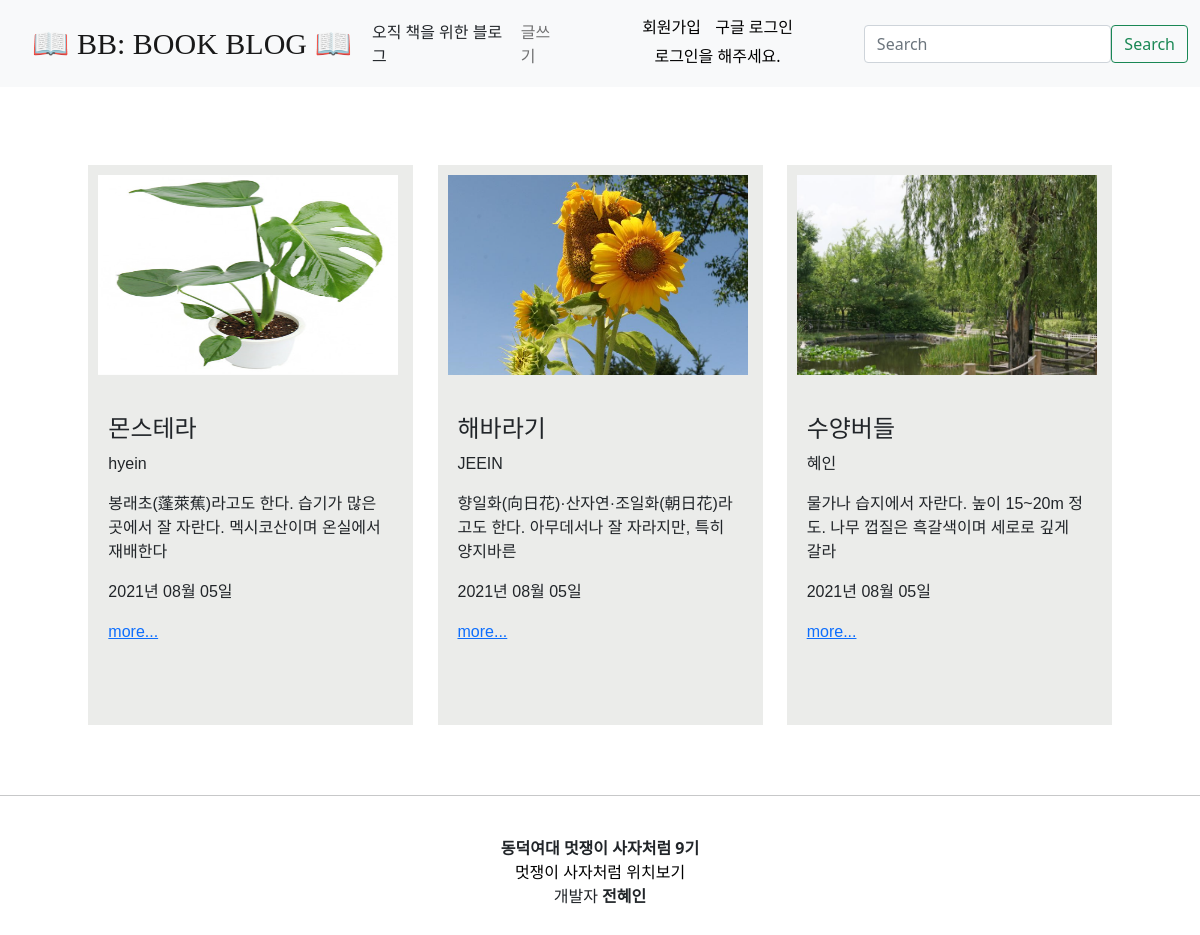
Before: / with the older database file.
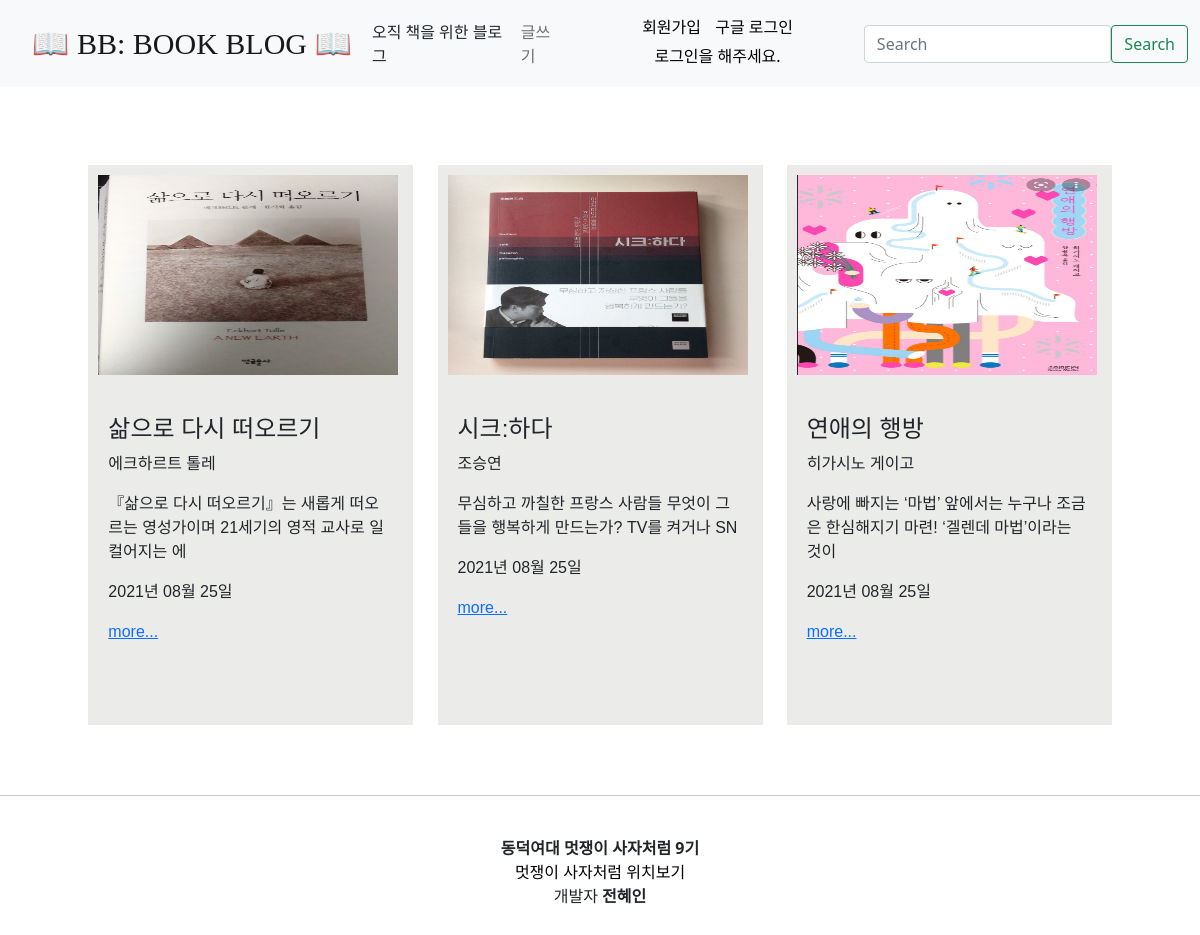
After: the same page with the newer database file.
### crudapp/models.py (models this page shows, shortened)
class Blog(models.Model):
    title = models.CharField(max_length=200)
    writer = models.CharField(max_length=100)
    pub_date = models.DateTimeField('date published')
    body = models.TextField()
    images = models.ImageField(blank=True, upload_to="images", null=True)
    image_thumbnail = ImageSpecField(source = 'images', processors=[ResizeToFill(120,60)], format='JPEG')
    hits = models.PositiveIntegerField(default=0, verbose_name='조회수')
    def summary(self):
        return self.body[:50]

### crudapp/views.py (the view)
# urls.py: 2. Add a URL to urlpatterns:  path('', views.home, name='home')
def home(request):
    blogs = Blog.objects
    return render(request, 'home.html', {'blogs':blogs})

### crudapp/templates/home.html (shortened to what this page needs)
{% extends 'base.html' %}
{% block content %}
<br>
<br>
{% for blog in blogs.all %}
<span class="container2">
    <div class="cards">
      <div class="card-body">
        <div class="img">
          {% if blog.images %}
            <img src="{{blog.image_thumbnail.url}}" width="300" height="200">
          {% else %}
            <img src="/static/cloud.jpg" alt="빈칸" width="300" height="200">
          {% endif %}
        </div>
        <div class="book_body">
          <h4>{{ blog.title }}</h4>
          <p>{{blog.writer}}</p>
          <p>{{ blog.summary }}</p>
          <p>{{ blog.pub_date | date:"Y년 m월 d일" }}</p>
          <a href="{% url 'detail' blog.id %}">more...</a>
        </div>
      </div>
    </div>
</span>
{% endfor %}
{% endblock %}

### myproject/templates/base.html (shortened to what this page needs)
<!DOCTYPE html>
<html lang="en">
<head>
    <link href="https://cdn.jsdelivr.net/npm/bootstrap@5.0.2/dist/css/bootstrap.min.css" rel="stylesheet">
</head>
<body>
    {% load static %}
    {% load socialaccount %}
    <nav class="navbar navbar-expand-lg navbar-light bg-light">
        <div class="container-fluid">
          <a class="navbar-brand" href="{% url 'home' %}">📖 BB: BOOK BLOG 📖</a>
          <span>오직 책을 위한 블로그</span>
          <div class="collapse navbar-collapse" id="navbarSupportedContent">
            <ul class="navbar-nav me-auto mb-2 mb-lg-0">
              <li class="nav-item">
                {% if user.is_authenticated %}
                <a class="nav-link" href="{% url 'new' %}">글쓰기</a>
                {% else %}
                <a class="nav-link" href="#" onclick="authPost()">글쓰기</a>
                {%endif%}
              </li>
            </ul>
            <ul class="account">
              <li class="nav-item2">
                <a class="account-link" href="/accounts/signup">회원가입</a>
              </li>
              <li class="nav-item2">
                {%if user.is_authenticated %}
                <a class="account-link" href="/accounts/logout">로그아웃</a>
              </li>
              <li class="nav-item2">
                <div class="account-link">{{user.username}} 님이 로그인 중</div>
              </li>
              <li class="nav-item2">
                {% else %}
                <a class="account-link" href="{% provider_login_url 'google'%}">구글 로그인</a>
              </li>
              <li class="nav-item2">
                <div class="account-link">로그인을 해주세요.</div>
                {% endif %}
              </li>
            </ul>
            <form class="d-flex" action="{% url 'search' %}" method="post">
                <input class="form-control mr-sm-2" type="search" placeholder="Search" aria-label="Search" name="q" value="{{q}}">
                <button class="btn btn-outline-success my-2 my-sm-0" type="submit">Search</button>
            </form>
          </div>
        </div>
      </nav>
    <div class="container">
        {% block content %}
        {% endblock %}
    </div>
    <footer>
      <br>
      <hr>
      <br>
      <strong>동덕여대 멋쟁이 사자처럼 9기</strong>
      <br>
      <a href="{% url 'api' %}" id="likelion_api">
        멋쟁이 사자처럼 위치보기
      </a>
      <br>
      개발자 <strong>전혜인</strong>
    </footer>
    <br>
    <br>
</body>
</html>

### myproject/templates/base.html (style rules this page uses)
.account { list-style:none; display: inline-block; text-align: center; margin: 0; padding: 0; }
.nav-item2 { display: inline-block; }
.account-link { color: black; text-decoration : none; padding: 5px; }
.container { margin: 20px auto; text-align: center; }
.navbar-brand { font-size: 30px; font-family: 'Times New Roman', Times, serif; margin: 8px 20px; }
footer { text-align: center; }
#likelion_api { text-decoration-line: none; color: black; }

### crudapp/templates/home.html (style rules this page uses)
.container2 { text-align: left; margin: 10px; border-style: none; border-color: grey; border-width: 3px; background-color: rgba(232, 233, 231, 0.842); font-family: Arial, Helvetica, sans-serif; width: 325px; display: inline-flex; height: 70vh; }
.img { margin: 10px 30px 20px 10px; padding-top: 0px; }
.book_body { padding: 20px; width: 320px; }
.card-body { padding: 0px; }

Changed rows visible on the page:
removed Blog: image_thumbnail (picture), title "몬스테라", writer "hyein", summary "봉래초(蓬萊蕉)라고도 한다. 습기가 많은 곳에서 잘 자란다. 멕시코산이며 온실에서 재배한다", pub_date "2021년 08월 05일"
removed Blog: image_thumbnail (picture), title "해바라기", writer "JEEIN", summary "향일화(向日花)·산자연·조일화(朝日花)라고도 한다. 아무데서나 잘 자라지만, 특히 양지바른", pub_date "2021년 08월 05일"
removed Blog: image_thumbnail (picture), title "수양버들", writer "혜인", summary "물가나 습지에서 자란다. 높이 15~20m 정도. 나무 껍질은 흑갈색이며 세로로 깊게 갈라", pub_date "2021년 08월 05일"
added Blog: image_thumbnail (picture), title "삶으로 다시 떠오르기", writer "에크하르트 톨레", summary "『삶으로 다시 떠오르기』는 새롭게 떠오르는 영성가이며 21세기의 영적 교사로 일컬어지는 에", pub_date "2021년 08월 25일"
added Blog: image_thumbnail (picture), title "시크:하다", writer "조승연", summary "무심하고 까칠한 프랑스 사람들 무엇이 그들을 행복하게 만드는가? TV를 켜거나 SN", pub_date "2021년 08월 25일"
added Blog: image_thumbnail (picture), title "연애의 행방", writer "히가시노 게이고", summary "사랑에 빠지는 ‘마법’ 앞에서는 누구나 조금은 한심해지기 마련! ‘겔렌데 마법’이라는 것이", pub_date "2021년 08월 25일"
